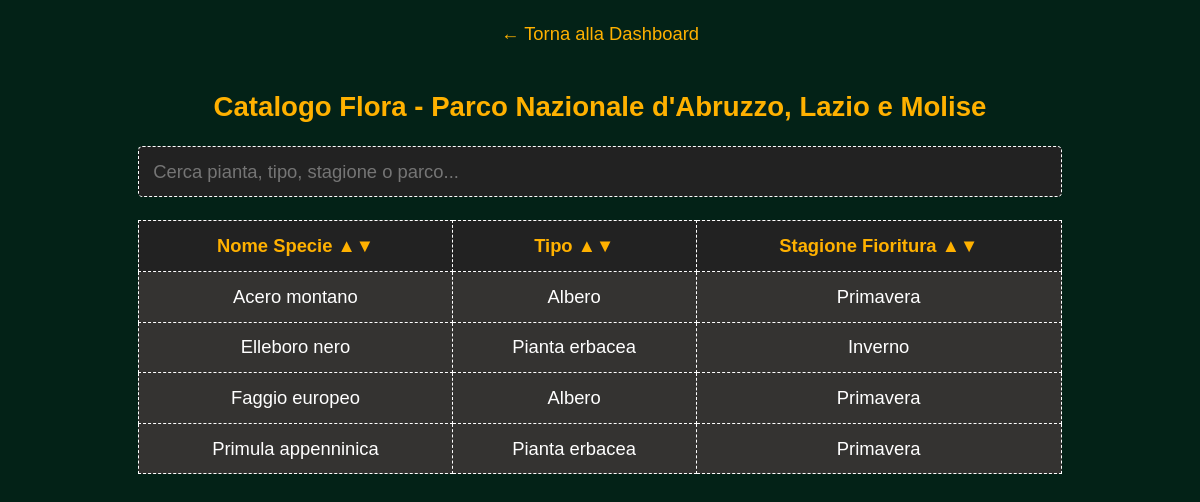
The page /PHP-HTML/tabella_flora.php (signed in) on the database as committed earlier.
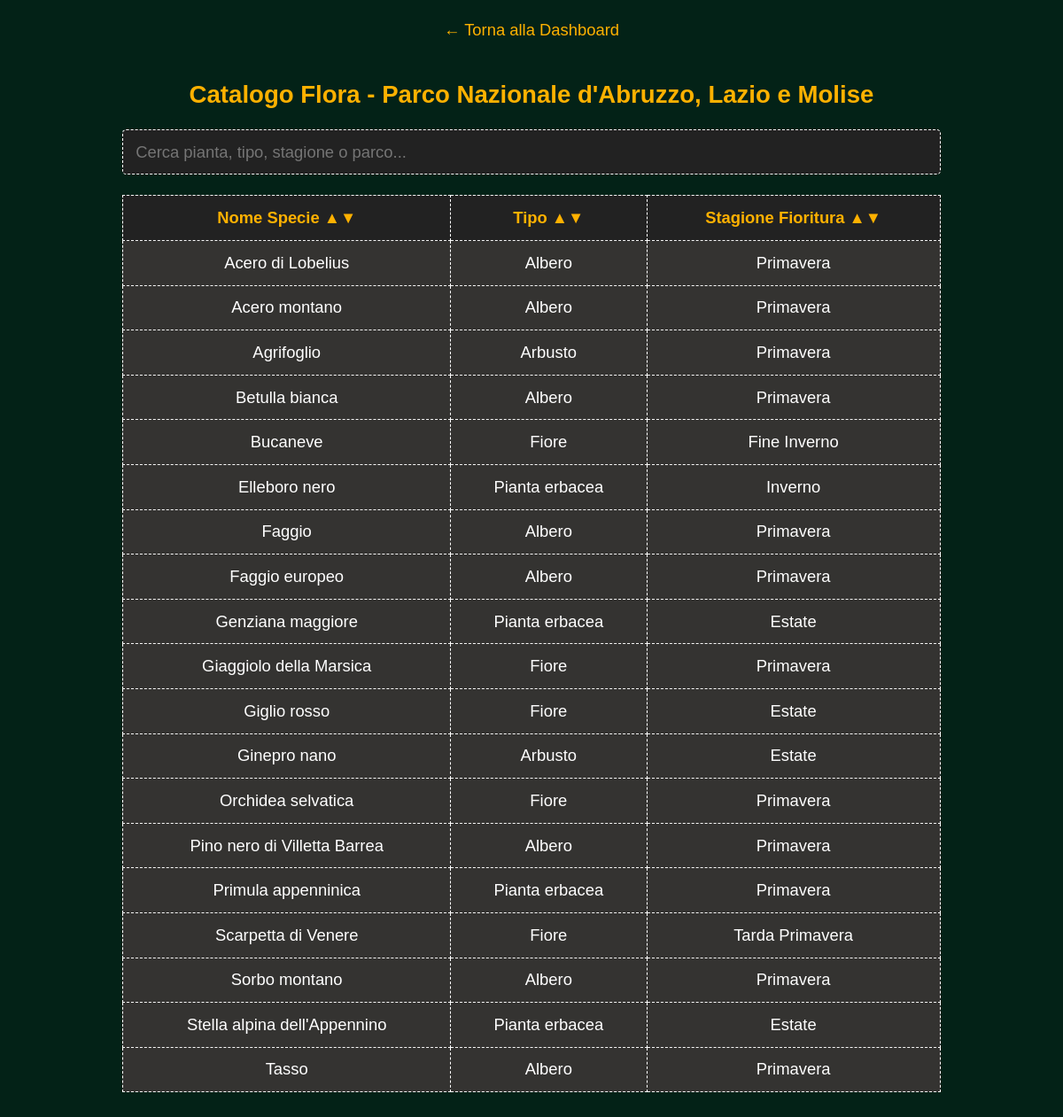
The same page on the database as committed later.
### tables this page shows
CREATE TABLE `GUARDIAPARCO` (
  `Matricola` varchar(20) NOT NULL,
  `Nome` varchar(50) NOT NULL,
  `Cognome` varchar(50) NOT NULL,
  `Telefono` varchar(20) DEFAULT NULL,
  `Parco_Assegnato` varchar(100) NOT NULL
);

CREATE TABLE `SPECIE_FLORA` (
  `Nome_Specie_Flora` varchar(100) NOT NULL,
  `Tipo` varchar(50) NOT NULL,
  `Stagione_Fioritura` varchar(50) NOT NULL
);

### PHP-HTML/tabella_flora.php (the view, shortened to what this page needs)
<?php
$ruolo = $_SESSION['ruolo'];
$matricola = $_SESSION['matricola'];
$servername = "localhost";
$username_db = "root";
$password_db = "";
$dbname = "parchi_naturali";
$conn = mysqli_connect($servername, $username_db, $password_db, $dbname);
$parco_filtro = "";
if ($ruolo === 'guardiaparco') {
    $query_parco = "SELECT Parco_Assegnato FROM GUARDIAPARCO WHERE Matricola = '$matricola'";
    $res_parco = mysqli_query($conn, $query_parco);
    if ($row_parco = mysqli_fetch_assoc($res_parco)) {
        $parco_filtro = $row_parco['Parco_Assegnato'];
    }
}
?>
<!DOCTYPE html>
<html lang="it">
<head>
</head>
<body>
    <a href="dashboard.php" class="back-link">&larr; Torna alla Dashboard</a>
    <h2>
        Catalogo Flora
        <?php echo $ruolo === 'guardiaparco' ? "- " . htmlspecialchars($parco_filtro) : "(Visione Nazionale)"; ?>
    </h2>
    <div class="search-container">
        <input type="text" id="searchBar" onkeyup="filterTable()" placeholder="Cerca pianta, tipo, stagione o parco...">
    </div>
    <table>
        <thead>
            <tr>
                <th onclick="sortTable(0)" style="cursor: pointer;" title="Ordina alfabeticamente">Nome Specie
                    &#9650;&#9660;</th>
                <th onclick="sortTable(1)" style="cursor: pointer;" title="Ordina per Tipo">Tipo &#9650;&#9660;</th>
                <th onclick="sortTable(2)" style="cursor: pointer;" title="Ordina per Stagione">Stagione Fioritura
                    &#9650;&#9660;</th>
            </tr>
        </thead>
        <tbody>
            <?php
            if ($ruolo === 'guardiaparco') {
                $query = "SELECT SF.Nome_Specie_Flora, SF.Tipo, SF.Stagione_Fioritura
                          FROM SPECIE_FLORA SF
                          JOIN Cresce C ON SF.Nome_Specie_Flora = C.Nome_Specie_Flora
                          WHERE C.Nome_Parco = '" . mysqli_real_escape_string($conn, $parco_filtro) . "'
                          ORDER BY SF.Nome_Specie_Flora ASC";
            } else {
                $query = "SELECT SF.Nome_Specie_Flora, SF.Tipo, SF.Stagione_Fioritura, C.Nome_Parco
                          FROM SPECIE_FLORA SF
                          JOIN Cresce C ON SF.Nome_Specie_Flora = C.Nome_Specie_Flora
                          ORDER BY C.Nome_Parco ASC, SF.Nome_Specie_Flora ASC";
            }
            $result = mysqli_query($conn, $query);
            if (mysqli_num_rows($result) > 0) {
                while ($row = mysqli_fetch_assoc($result)) {
                    echo "<tr>";
                    echo "<td>" . htmlspecialchars($row['Nome_Specie_Flora']) . "</td>";
                    echo "<td>" . htmlspecialchars($row['Tipo']) . "</td>";
                    echo "<td>" . htmlspecialchars($row['Stagione_Fioritura']) . "</td>";
                    echo "</tr>";
                }
            } else {
                $cols = $ruolo === 'admin' ? 4 : 3;
                echo "<tr><td colspan='$cols'>Nessuna specie botanica registrata.</td></tr>";
            }
            ?>
        </tbody>
    </table>
</body>
</html>

### PHP-HTML/tabella_flora.php (style rules this page uses)
body { zoom: 1.15; background-color: #032217; color: #ffffff; text-align: center; font-family: 'font', Arial, sans-serif; margin: 0; padding: 20px; }
h2 { color: #FFB100; }
.back-link { color: #FFB100; text-decoration: none; display: inline-block; margin-bottom: 20px; }
.search-container { width: 80%; margin: 10px auto 20px auto; text-align: left; }
#searchBar { width: 100%; padding: 12px; font-size: 16px; background-color: #222; color: white; border: 1px dashed white; border-radius: 4px; box-sizing: border-box; font-family: 'font', Arial, sans-serif; }
table { width: 80%; margin: 20px auto; border-collapse: collapse; background-color: #343331; }
th, td { border: 1px dashed white; padding: 12px; text-align: center; }
th { color: #FFB100; background-color: #222; }

Rows that differ between the two databases and show on the page:
added specie_flora: Nome_Specie_Flora "Acero di Lobelius", Tipo "Albero", Stagione_Fioritura "Primavera"
added specie_flora: Nome_Specie_Flora "Agrifoglio", Tipo "Arbusto", Stagione_Fioritura "Primavera"
added specie_flora: Nome_Specie_Flora "Betulla bianca", Tipo "Albero", Stagione_Fioritura "Primavera"
added specie_flora: Nome_Specie_Flora "Bucaneve", Tipo "Fiore", Stagione_Fioritura "Fine Inverno"
added specie_flora: Nome_Specie_Flora "Faggio", Tipo "Albero", Stagione_Fioritura "Primavera"
now on this page (row unchanged): specie_flora: Nome_Specie_Flora "Genziana maggiore", Tipo "Pianta erbacea", Stagione_Fioritura "Estate"
added specie_flora: Nome_Specie_Flora "Giaggiolo della Marsica", Tipo "Fiore", Stagione_Fioritura "Primavera"
added specie_flora: Nome_Specie_Flora "Giglio rosso", Tipo "Fiore", Stagione_Fioritura "Estate"
added specie_flora: Nome_Specie_Flora "Ginepro nano", Tipo "Arbusto", Stagione_Fioritura "Estate"
added specie_flora: Nome_Specie_Flora "Orchidea selvatica", Tipo "Fiore", Stagione_Fioritura "Primavera"
added specie_flora: Nome_Specie_Flora "Pino nero di Villetta Barrea", Tipo "Albero", Stagione_Fioritura "Primavera"
added specie_flora: Nome_Specie_Flora "Scarpetta di Venere", Tipo "Fiore", Stagione_Fioritura "Tarda Primavera"
added specie_flora: Nome_Specie_Flora "Sorbo montano", Tipo "Albero", Stagione_Fioritura "Primavera"
added specie_flora: Nome_Specie_Flora "Stella alpina dell'Appennino", Tipo "Pianta erbacea", Stagione_Fioritura "Estate"
added specie_flora: Nome_Specie_Flora "Tasso", Tipo "Albero", Stagione_Fioritura "Primavera"
